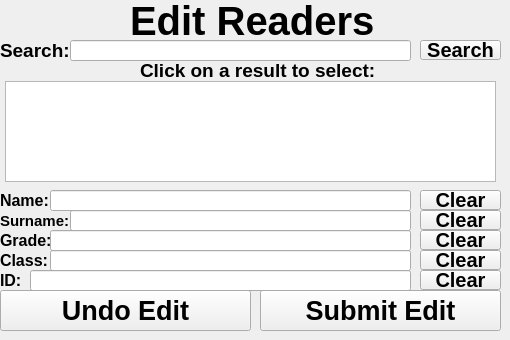
    <widget class="QWidget" name="page_11">
     <widget class="QListWidget" name="lstSearch_reader_edit">
      <property name="geometry">
       <rect>
        <x>5</x>
        <y>81</y>
        <width>491</width>
        <height>101</height>
       </rect>
      </property>
     </widget>
     <widget class="QPushButton" name="btnClear_surname_reader_edit">
      <property name="geometry">
       <rect>
        <x>420</x>
        <y>210</y>
        <width>81</width>
        <height>20</height>
       </rect>
      </property>
      <property name="font">
       <font>
        <pointsize>15</pointsize>
        <bold>true</bold>
       </font>
      </property>
      <property name="text">
       <string>Clear</string>
      </property>
     </widget>
     <widget class="QPushButton" name="btnClear_name_reader_edit">
      <property name="geometry">
       <rect>
        <x>420</x>
        <y>190</y>
        <width>81</width>
        <height>20</height>
       </rect>
      </property>
      <property name="font">
       <font>
        <pointsize>15</pointsize>
        <bold>true</bold>
       </font>
      </property>
      <property name="text">
       <string>Clear</string>
      </property>
     </widget>
     <widget class="QPushButton" name="btnSearch_reader_edit">
      <property name="geometry">
       <rect>
        <x>420</x>
        <y>40</y>
        <width>81</width>
        <height>20</height>
       </rect>
      </property>
      <property name="font">
       <font>
        <pointsize>15</pointsize>
        <bold>true</bold>
       </font>
      </property>
      <property name="text">
       <string>Search</string>
      </property>
     </widget>
     <widget class="QPushButton" name="btnClear_grade_reader_edit">
      <property name="geometry">
       <rect>
        <x>420</x>
        <y>230</y>
        <width>81</width>
        <height>20</height>
       </rect>
      </property>
      <property name="font">
       <font>
        <pointsize>15</pointsize>
        <bold>true</bold>
       </font>
      </property>
      <property name="text">
       <string>Clear</string>
      </property>
     </widget>
     <widget class="QPushButton" name="btnEdit_reader">
      <property name="geometry">
       <rect>
        <x>260</x>
        <y>290</y>
        <width>241</width>
        <height>41</height>
       </rect>
      </property>
      <property name="font">
       <font>
        <pointsize>20</pointsize>
        <bold>true</bold>
       </font>
      </property>
      <property name="text">
       <string>Submit Edit</string>
      </property>
     </widget>
     <widget class="QLineEdit" name="txtSurname_reader_edit">
      <property name="geometry">
       <rect>
        <x>70</x>
        <y>210</y>
        <width>341</width>
        <height>21</height>
       </rect>
      </property>
      <property name="font">
       <font>
        <pointsize>14</pointsize>
        <bold>true</bold>
       </font>
      </property>
     </widget>
     <widget class="QPushButton" name="btnUndoEdit_reader">
      <property name="geometry">
       <rect>
        <x>0</x>
        <y>290</y>
        <width>251</width>
        <height>41</height>
       </rect>
      </property>
      <property name="font">
       <font>
        <pointsize>20</pointsize>
        <bold>true</bold>
       </font>
      </property>
      <property name="text">
       <string>Undo Edit</string>
      </property>
     </widget>
     <widget class="QLineEdit" name="txtGrade_reader_edit">
      <property name="geometry">
       <rect>
        <x>50</x>
        <y>230</y>
        <width>361</width>
        <height>21</height>
       </rect>
      </property>
      <property name="font">
       <font>
        <pointsize>14</pointsize>
        <bold>true</bold>
       </font>
      </property>
     </widget>
     <widget class="QLineEdit" name="txtSearch_reader_edit">
      <property name="geometry">
       <rect>
        <x>70</x>
        <y>40</y>
        <width>341</width>
        <height>21</height>
       </rect>
      </property>
      <property name="font">
       <font>
        <pointsize>14</pointsize>
        <bold>true</bold>
       </font>
      </property>
      <property name="text">
       <string/>
      </property>
     </widget>
     <widget class="QLineEdit" name="txtName_reader_edit">
      <property name="geometry">
       <rect>
        <x>50</x>
        <y>190</y>
        <width>361</width>
        <height>21</height>
       </rect>
      </property>
      <property name="font">
       <font>
        <pointsize>14</pointsize>
        <bold>true</bold>
       </font>
      </property>
     </widget>
     <widget class="QLabel" name="label_19">
      <property name="geometry">
       <rect>
        <x>130</x>
        <y>0</y>
        <width>251</width>
        <height>41</height>
       </rect>
      </property>
      <property name="font">
       <font>
        <pointsize>30</pointsize>
        <bold>true</bold>
       </font>
      </property>
      <property name="text">
       <string>Edit Readers</string>
      </property>
     </widget>
     <widget class="QLabel" name="label_30">
      <property name="geometry">
       <rect>
        <x>0</x>
        <y>40</y>
        <width>71</width>
        <height>21</height>
       </rect>
      </property>
      <property name="font">
       <font>
        <pointsize>14</pointsize>
        <bold>true</bold>
       </font>
      </property>
      <property name="text">
       <string>Search:</string>
      </property>
     </widget>
     <widget class="QLabel" name="label_31">
      <property name="geometry">
       <rect>
        <x>140</x>
        <y>60</y>
        <width>241</width>
        <height>21</height>
       </rect>
      </property>
      <property name="font">
       <font>
        <pointsize>14</pointsize>
        <bold>true</bold>
       </font>
      </property>
      <property name="text">
       <string>Click on a result to select:</string>
      </property>
     </widget>
     <widget class="QLineEdit" name="txtClass_reader_edit">
      <property name="geometry">
       <rect>
        <x>50</x>
        <y>250</y>
        <width>361</width>
        <height>21</height>
       </rect>
      </property>
      <property name="font">
       <font>
        <pointsize>14</pointsize>
        <bold>true</bold>
       </font>
      </property>
     </widget>
     <widget class="QPushButton" name="btnClear_class_reader_edit">
      <property name="geometry">
       <rect>
        <x>420</x>
        <y>250</y>
        <width>81</width>
        <height>20</height>
       </rect>
      </property>
      <property name="font">
       <font>
        <pointsize>15</pointsize>
        <bold>true</bold>
       </font>
      </property>
      <property name="text">
       <string>Clear</string>
      </property>
     </widget>
     <widget class="QLineEdit" name="txtId_reader_edit">
      <property name="geometry">
       <rect>
        <x>30</x>
        <y>270</y>
        <width>381</width>
        <height>21</height>
       </rect>
      </property>
      <property name="font">
       <font>
        <pointsize>14</pointsize>
        <bold>true</bold>
       </font>
      </property>
     </widget>
     <widget class="QPushButton" name="btnClear_id_reader_edit">
      <property name="geometry">
       <rect>
        <x>420</x>
        <y>270</y>
        <width>81</width>
        <height>20</height>
       </rect>
      </property>
      <property name="font">
       <font>
        <pointsize>15</pointsize>
        <bold>true</bold>
       </font>
      </property>
      <property name="text">
       <string>Clear</string>
      </property>
     </widget>
     <widget class="QLabel" name="label_32">
      <property name="geometry">
       <rect>
        <x>0</x>
        <y>190</y>
        <width>71</width>
        <height>21</height>
       </rect>
      </property>
      <property name="font">
       <font>
        <pointsize>12</pointsize>
        <bold>true</bold>
       </font>
      </property>
      <property name="text">
       <string>Name:</string>
      </property>
     </widget>
     <widget class="QLabel" name="label_33">
      <property name="geometry">
       <rect>
        <x>0</x>
        <y>210</y>
        <width>71</width>
        <height>21</height>
       </rect>
      </property>
      <property name="font">
       <font>
        <pointsize>11</pointsize>
        <bold>true</bold>
       </font>
      </property>
      <property name="text">
       <string>Surname:</string>
      </property>
     </widget>
     <widget class="QLabel" name="label_34">
      <property name="geometry">
       <rect>
        <x>0</x>
        <y>230</y>
        <width>71</width>
        <height>21</height>
       </rect>
      </property>
      <property name="font">
       <font>
        <pointsize>12</pointsize>
        <bold>true</bold>
       </font>
      </property>
      <property name="text">
       <string>Grade:</string>
      </property>
     </widget>
     <widget class="QLabel" name="label_35">
      <property name="geometry">
       <rect>
        <x>0</x>
        <y>250</y>
        <width>71</width>
        <height>21</height>
       </rect>
      </property>
      <property name="font">
       <font>
        <pointsize>12</pointsize>
        <bold>true</bold>
       </font>
      </property>
      <property name="text">
       <string>Class:</string>
      </property>
     </widget>
     <widget class="QLabel" name="label_36">
      <property name="geometry">
       <rect>
        <x>0</x>
        <y>270</y>
        <width>21</width>
        <height>21</height>
       </rect>
      </property>
      <property name="font">
       <font>
        <pointsize>12</pointsize>
        <bold>true</bold>
       </font>
      </property>
      <property name="text">
       <string>ID:</string>
      </property>
     </widget>
    </widget>
